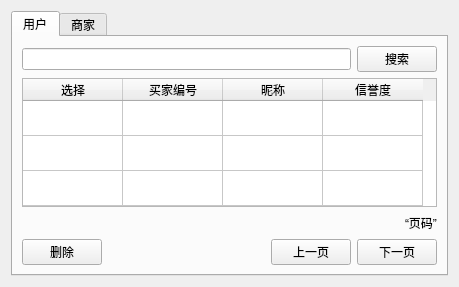
<?xml version="1.0" encoding="UTF-8"?>
<ui version="4.0">
 <class>Form</class>
 <widget class="QWidget" name="Form">
  <property name="geometry">
   <rect>
    <x>0</x>
    <y>0</y>
    <width>459</width>
    <height>287</height>
   </rect>
  </property>
  <property name="windowTitle">
   <string>Form</string>
  </property>
  <layout class="QVBoxLayout" name="verticalLayout">
   <item>
    <widget class="QTabWidget" name="tabWidget">
     <property name="currentIndex">
      <number>0</number>
     </property>
     <widget class="QWidget" name="buyerTab">
      <attribute name="title">
       <string>用户</string>
      </attribute>
      <layout class="QVBoxLayout" name="verticalLayout_2">
       <item>
        <layout class="QHBoxLayout" name="horizontalLayout_3">
         <item>
          <widget class="QLineEdit" name="buyerSearchLineEdit"/>
         </item>
         <item>
          <widget class="QPushButton" name="buyerSearchPushButton">
           <property name="text">
            <string>搜索</string>
           </property>
          </widget>
         </item>
        </layout>
       </item>
       <item>
        <widget class="QTableWidget" name="buyerTableWidget">
         <property name="rowCount">
          <number>3</number>
         </property>
         <attribute name="verticalHeaderVisible">
          <bool>false</bool>
         </attribute>
         <attribute name="verticalHeaderDefaultSectionSize">
          <number>35</number>
         </attribute>
         <row/>
         <row/>
         <row/>
         <column>
          <property name="text">
           <string>选择</string>
          </property>
         </column>
         <column>
          <property name="text">
           <string>买家编号</string>
          </property>
         </column>
         <column>
          <property name="text">
           <string>昵称</string>
          </property>
         </column>
         <column>
          <property name="text">
           <string>信誉度</string>
          </property>
         </column>
        </widget>
       </item>
       <item>
        <layout class="QHBoxLayout" name="horizontalLayout_2">
         <item>
          <spacer name="horizontalSpacer_2">
           <property name="orientation">
            <enum>Qt::Horizontal</enum>
           </property>
           <property name="sizeHint" stdset="0">
            <size>
             <width>40</width>
             <height>20</height>
            </size>
           </property>
          </spacer>
         </item>
         <item>
          <widget class="QLabel" name="buyerPageLabel">
           <property name="text">
            <string>“页码”</string>
           </property>
          </widget>
         </item>
        </layout>
       </item>
       <item>
        <layout class="QHBoxLayout" name="horizontalLayout">
         <item>
          <widget class="QPushButton" name="buyerDeletePushButton">
           <property name="text">
            <string>删除</string>
           </property>
          </widget>
         </item>
         <item>
          <spacer name="horizontalSpacer">
           <property name="orientation">
            <enum>Qt::Horizontal</enum>
           </property>
           <property name="sizeHint" stdset="0">
            <size>
             <width>40</width>
             <height>20</height>
            </size>
           </property>
          </spacer>
         </item>
         <item>
          <widget class="QPushButton" name="buyerLastPushButton">
           <property name="text">
            <string>上一页</string>
           </property>
          </widget>
         </item>
         <item>
          <widget class="QPushButton" name="buyerNextPushButton">
           <property name="text">
            <string>下一页</string>
           </property>
          </widget>
         </item>
        </layout>
       </item>
      </layout>
     </widget>
     <widget class="QWidget" name="storeTab">
      <attribute name="title">
       <string>商家</string>
      </attribute>
      <layout class="QVBoxLayout" name="verticalLayout_3">
       <item>
        <layout class="QHBoxLayout" name="horizontalLayout_6">
         <item>
          <widget class="QLineEdit" name="storeSearchLineEdit"/>
         </item>
         <item>
          <widget class="QPushButton" name="storeSearchPushButton">
           <property name="text">
            <string>搜索</string>
           </property>
          </widget>
         </item>
        </layout>
       </item>
       <item>
        <widget class="QTableWidget" name="storeTableWidget">
         <property name="rowCount">
          <number>3</number>
         </property>
         <attribute name="verticalHeaderVisible">
          <bool>false</bool>
         </attribute>
         <attribute name="verticalHeaderDefaultSectionSize">
          <number>35</number>
         </attribute>
         <row/>
         <row/>
         <row/>
         <column>
          <property name="text">
           <string>选择</string>
          </property>
         </column>
         <column>
          <property name="text">
           <string>商家编号</string>
          </property>
         </column>
         <column>
          <property name="text">
           <string>店铺名称</string>
          </property>
         </column>
         <column>
          <property name="text">
           <string>信誉度</string>
          </property>
         </column>
        </widget>
       </item>
       <item>
        <layout class="QHBoxLayout" name="horizontalLayout_5">
         <item>
          <spacer name="horizontalSpacer_4">
           <property name="orientation">
            <enum>Qt::Horizontal</enum>
           </property>
           <property name="sizeHint" stdset="0">
            <size>
             <width>40</width>
             <height>20</height>
            </size>
           </property>
          </spacer>
         </item>
         <item>
          <widget class="QLabel" name="storePageLabel">
           <property name="text">
            <string>“页码”</string>
           </property>
          </widget>
         </item>
        </layout>
       </item>
       <item>
        <layout class="QHBoxLayout" name="horizontalLayout_4">
         <item>
          <widget class="QPushButton" name="storeDeletePushButton">
           <property name="text">
            <string>删除</string>
           </property>
          </widget>
         </item>
         <item>
          <spacer name="horizontalSpacer_3">
           <property name="orientation">
            <enum>Qt::Horizontal</enum>
           </property>
           <property name="sizeHint" stdset="0">
            <size>
             <width>40</width>
             <height>20</height>
            </size>
           </property>
          </spacer>
         </item>
         <item>
          <widget class="QPushButton" name="storeLastPushButton">
           <property name="text">
            <string>上一页</string>
           </property>
          </widget>
         </item>
         <item>
          <widget class="QPushButton" name="storeNextPushButton">
           <property name="text">
            <string>下一页</string>
           </property>
          </widget>
         </item>
        </layout>
       </item>
      </layout>
     </widget>
    </widget>
   </item>
  </layout>
 </widget>
 <resources/>
 <connections/>
</ui>
